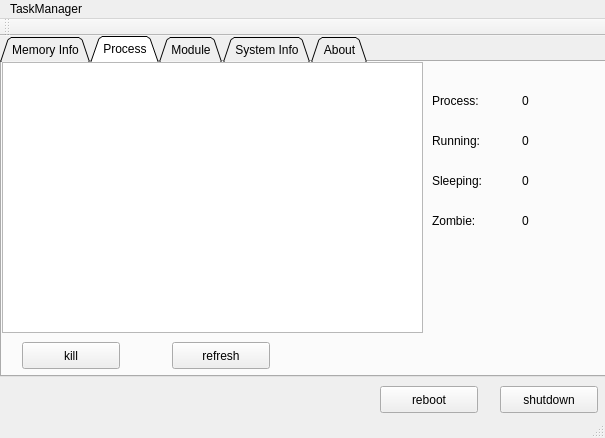
<?xml version="1.0" encoding="UTF-8"?>
<ui version="4.0">
 <class>MainWindow</class>
 <widget class="QMainWindow" name="MainWindow">
  <property name="geometry">
   <rect>
    <x>0</x>
    <y>0</y>
    <width>605</width>
    <height>438</height>
   </rect>
  </property>
  <property name="windowTitle">
   <string>MainWindow</string>
  </property>
  <widget class="QWidget" name="centralWidget">
   <widget class="QTabWidget" name="tabWidget_INFO">
    <property name="geometry">
     <rect>
      <x>0</x>
      <y>0</y>
      <width>611</width>
      <height>341</height>
     </rect>
    </property>
    <property name="cursor">
     <cursorShape>ArrowCursor</cursorShape>
    </property>
    <property name="tabShape">
     <enum>QTabWidget::Triangular</enum>
    </property>
    <property name="currentIndex">
     <number>1</number>
    </property>
    <property name="movable">
     <bool>false</bool>
    </property>
    <widget class="QWidget" name="MemoryInfo">
     <property name="toolTip">
      <string>Memory Info</string>
     </property>
     <property name="whatsThis">
      <string>内存信息</string>
     </property>
     <attribute name="title">
      <string>Memory Info</string>
     </attribute>
     <widget class="QGroupBox" name="groupBox">
      <property name="geometry">
       <rect>
        <x>0</x>
        <y>0</y>
        <width>591</width>
        <height>81</height>
       </rect>
      </property>
      <property name="title">
       <string>CPU</string>
      </property>
      <widget class="QProgressBar" name="progressBar_CPU">
       <property name="geometry">
        <rect>
         <x>50</x>
         <y>30</y>
         <width>431</width>
         <height>23</height>
        </rect>
       </property>
       <property name="value">
        <number>24</number>
       </property>
      </widget>
      <widget class="QLabel" name="label_11">
       <property name="geometry">
        <rect>
         <x>0</x>
         <y>30</y>
         <width>66</width>
         <height>17</height>
        </rect>
       </property>
       <property name="text">
        <string>CPU:</string>
       </property>
      </widget>
     </widget>
     <widget class="QGroupBox" name="groupBox_2">
      <property name="geometry">
       <rect>
        <x>0</x>
        <y>80</y>
        <width>591</width>
        <height>231</height>
       </rect>
      </property>
      <property name="title">
       <string>Memory &amp; Swap Partition</string>
      </property>
      <widget class="QProgressBar" name="progressBar_RAM">
       <property name="geometry">
        <rect>
         <x>50</x>
         <y>50</y>
         <width>431</width>
         <height>23</height>
        </rect>
       </property>
       <property name="value">
        <number>24</number>
       </property>
      </widget>
      <widget class="QProgressBar" name="progressBar_SWAP">
       <property name="geometry">
        <rect>
         <x>50</x>
         <y>140</y>
         <width>431</width>
         <height>23</height>
        </rect>
       </property>
       <property name="value">
        <number>24</number>
       </property>
      </widget>
      <widget class="QLabel" name="label_9">
       <property name="geometry">
        <rect>
         <x>0</x>
         <y>50</y>
         <width>66</width>
         <height>17</height>
        </rect>
       </property>
       <property name="text">
        <string>RAM:</string>
       </property>
      </widget>
      <widget class="QLabel" name="label_10">
       <property name="geometry">
        <rect>
         <x>0</x>
         <y>140</y>
         <width>41</width>
         <height>17</height>
        </rect>
       </property>
       <property name="text">
        <string>Swap:</string>
       </property>
      </widget>
      <widget class="QLabel" name="label_12">
       <property name="geometry">
        <rect>
         <x>50</x>
         <y>80</y>
         <width>66</width>
         <height>17</height>
        </rect>
       </property>
       <property name="text">
        <string>Used:</string>
       </property>
      </widget>
      <widget class="QLabel" name="label_13">
       <property name="geometry">
        <rect>
         <x>200</x>
         <y>80</y>
         <width>66</width>
         <height>17</height>
        </rect>
       </property>
       <property name="text">
        <string>Left:</string>
       </property>
      </widget>
      <widget class="QLabel" name="label_14">
       <property name="geometry">
        <rect>
         <x>380</x>
         <y>80</y>
         <width>66</width>
         <height>17</height>
        </rect>
       </property>
       <property name="text">
        <string>Total:</string>
       </property>
      </widget>
      <widget class="QLabel" name="label_15">
       <property name="geometry">
        <rect>
         <x>380</x>
         <y>170</y>
         <width>66</width>
         <height>17</height>
        </rect>
       </property>
       <property name="text">
        <string>Total:</string>
       </property>
      </widget>
      <widget class="QLabel" name="label_16">
       <property name="geometry">
        <rect>
         <x>50</x>
         <y>170</y>
         <width>66</width>
         <height>17</height>
        </rect>
       </property>
       <property name="text">
        <string>Used:</string>
       </property>
      </widget>
      <widget class="QLabel" name="label_20">
       <property name="geometry">
        <rect>
         <x>200</x>
         <y>170</y>
         <width>66</width>
         <height>17</height>
        </rect>
       </property>
       <property name="text">
        <string>Left:</string>
       </property>
      </widget>
      <widget class="QLabel" name="label_RAM_Used">
       <property name="geometry">
        <rect>
         <x>90</x>
         <y>80</y>
         <width>66</width>
         <height>17</height>
        </rect>
       </property>
       <property name="text">
        <string>0</string>
       </property>
      </widget>
      <widget class="QLabel" name="label_RAM_Left">
       <property name="geometry">
        <rect>
         <x>240</x>
         <y>80</y>
         <width>66</width>
         <height>17</height>
        </rect>
       </property>
       <property name="text">
        <string>0</string>
       </property>
      </widget>
      <widget class="QLabel" name="label_RAM_Total">
       <property name="geometry">
        <rect>
         <x>420</x>
         <y>80</y>
         <width>66</width>
         <height>17</height>
        </rect>
       </property>
       <property name="text">
        <string>0</string>
       </property>
      </widget>
      <widget class="QLabel" name="label_SWAP_Total">
       <property name="geometry">
        <rect>
         <x>420</x>
         <y>170</y>
         <width>66</width>
         <height>17</height>
        </rect>
       </property>
       <property name="text">
        <string>0</string>
       </property>
      </widget>
      <widget class="QLabel" name="label_SWAP_Used">
       <property name="geometry">
        <rect>
         <x>90</x>
         <y>170</y>
         <width>66</width>
         <height>17</height>
        </rect>
       </property>
       <property name="text">
        <string>0</string>
       </property>
      </widget>
      <widget class="QLabel" name="label_SWAP_Left">
       <property name="geometry">
        <rect>
         <x>240</x>
         <y>170</y>
         <width>66</width>
         <height>17</height>
        </rect>
       </property>
       <property name="text">
        <string>0</string>
       </property>
      </widget>
     </widget>
    </widget>
    <widget class="QWidget" name="Process">
     <attribute name="title">
      <string>Process</string>
     </attribute>
     <widget class="QListWidget" name="listWidget_process">
      <property name="geometry">
       <rect>
        <x>0</x>
        <y>0</y>
        <width>421</width>
        <height>271</height>
       </rect>
      </property>
     </widget>
     <widget class="QPushButton" name="pushButton_pkill">
      <property name="geometry">
       <rect>
        <x>20</x>
        <y>280</y>
        <width>98</width>
        <height>27</height>
       </rect>
      </property>
      <property name="text">
       <string>kill</string>
      </property>
     </widget>
     <widget class="QPushButton" name="pushButton_prefresh">
      <property name="geometry">
       <rect>
        <x>170</x>
        <y>280</y>
        <width>98</width>
        <height>27</height>
       </rect>
      </property>
      <property name="text">
       <string>refresh</string>
      </property>
     </widget>
     <widget class="QLabel" name="label">
      <property name="geometry">
       <rect>
        <x>430</x>
        <y>30</y>
        <width>81</width>
        <height>17</height>
       </rect>
      </property>
      <property name="text">
       <string>Process:</string>
      </property>
     </widget>
     <widget class="QLabel" name="label_pNum">
      <property name="geometry">
       <rect>
        <x>520</x>
        <y>30</y>
        <width>66</width>
        <height>17</height>
       </rect>
      </property>
      <property name="text">
       <string>0</string>
      </property>
     </widget>
     <widget class="QLabel" name="label_2">
      <property name="geometry">
       <rect>
        <x>430</x>
        <y>70</y>
        <width>66</width>
        <height>17</height>
       </rect>
      </property>
      <property name="text">
       <string>Running:</string>
      </property>
     </widget>
     <widget class="QLabel" name="label_3">
      <property name="geometry">
       <rect>
        <x>430</x>
        <y>110</y>
        <width>71</width>
        <height>17</height>
       </rect>
      </property>
      <property name="text">
       <string>Sleeping:</string>
      </property>
     </widget>
     <widget class="QLabel" name="label_4">
      <property name="geometry">
       <rect>
        <x>430</x>
        <y>150</y>
        <width>66</width>
        <height>17</height>
       </rect>
      </property>
      <property name="text">
       <string>Zombie:</string>
      </property>
     </widget>
     <widget class="QLabel" name="label_pRun">
      <property name="geometry">
       <rect>
        <x>520</x>
        <y>70</y>
        <width>66</width>
        <height>17</height>
       </rect>
      </property>
      <property name="text">
       <string>0</string>
      </property>
     </widget>
     <widget class="QLabel" name="label_pSleep">
      <property name="geometry">
       <rect>
        <x>520</x>
        <y>110</y>
        <width>66</width>
        <height>17</height>
       </rect>
      </property>
      <property name="text">
       <string>0</string>
      </property>
     </widget>
     <widget class="QLabel" name="label_pZombie">
      <property name="geometry">
       <rect>
        <x>520</x>
        <y>150</y>
        <width>66</width>
        <height>17</height>
       </rect>
      </property>
      <property name="text">
       <string>0</string>
      </property>
     </widget>
    </widget>
    <widget class="QWidget" name="Module">
     <attribute name="title">
      <string>Module</string>
     </attribute>
     <widget class="QPushButton" name="pushButton_Model_install">
      <property name="geometry">
       <rect>
        <x>20</x>
        <y>280</y>
        <width>98</width>
        <height>27</height>
       </rect>
      </property>
      <property name="text">
       <string>Install</string>
      </property>
     </widget>
     <widget class="QPushButton" name="pushButton_Model_remove">
      <property name="geometry">
       <rect>
        <x>180</x>
        <y>280</y>
        <width>98</width>
        <height>27</height>
       </rect>
      </property>
      <property name="text">
       <string>Romove</string>
      </property>
     </widget>
     <widget class="QPushButton" name="pushButton_Model_refresh">
      <property name="geometry">
       <rect>
        <x>350</x>
        <y>280</y>
        <width>98</width>
        <height>27</height>
       </rect>
      </property>
      <property name="text">
       <string>refresh</string>
      </property>
     </widget>
     <widget class="QListWidget" name="listWidget_model">
      <property name="geometry">
       <rect>
        <x>0</x>
        <y>0</y>
        <width>561</width>
        <height>271</height>
       </rect>
      </property>
     </widget>
    </widget>
    <widget class="QWidget" name="System">
     <attribute name="title">
      <string>System Info</string>
     </attribute>
     <widget class="QGroupBox" name="groupBox_3">
      <property name="geometry">
       <rect>
        <x>0</x>
        <y>0</y>
        <width>591</width>
        <height>171</height>
       </rect>
      </property>
      <property name="title">
       <string>Cpu Info</string>
      </property>
      <widget class="QLabel" name="label_5">
       <property name="geometry">
        <rect>
         <x>50</x>
         <y>40</y>
         <width>81</width>
         <height>17</height>
        </rect>
       </property>
       <property name="text">
        <string>CPU Name:</string>
       </property>
      </widget>
      <widget class="QLabel" name="label_6">
       <property name="geometry">
        <rect>
         <x>50</x>
         <y>70</y>
         <width>81</width>
         <height>17</height>
        </rect>
       </property>
       <property name="text">
        <string>CPU Series:</string>
       </property>
      </widget>
      <widget class="QLabel" name="label_7">
       <property name="geometry">
        <rect>
         <x>50</x>
         <y>100</y>
         <width>111</width>
         <height>17</height>
        </rect>
       </property>
       <property name="text">
        <string>CPU Frequency:</string>
       </property>
      </widget>
      <widget class="QLabel" name="label_8">
       <property name="geometry">
        <rect>
         <x>50</x>
         <y>130</y>
         <width>81</width>
         <height>17</height>
        </rect>
       </property>
       <property name="text">
        <string>CPU Cache:</string>
       </property>
      </widget>
      <widget class="QLabel" name="label_CPUName">
       <property name="geometry">
        <rect>
         <x>160</x>
         <y>40</y>
         <width>321</width>
         <height>31</height>
        </rect>
       </property>
       <property name="text">
        <string>Unknown</string>
       </property>
      </widget>
      <widget class="QLabel" name="label_CPUType">
       <property name="geometry">
        <rect>
         <x>160</x>
         <y>70</y>
         <width>151</width>
         <height>31</height>
        </rect>
       </property>
       <property name="text">
        <string>Unknown</string>
       </property>
      </widget>
      <widget class="QLabel" name="label_CPUFrequency">
       <property name="geometry">
        <rect>
         <x>160</x>
         <y>100</y>
         <width>66</width>
         <height>17</height>
        </rect>
       </property>
       <property name="text">
        <string>Unknown</string>
       </property>
      </widget>
      <widget class="QLabel" name="label_CatheCapacity">
       <property name="geometry">
        <rect>
         <x>160</x>
         <y>130</y>
         <width>66</width>
         <height>17</height>
        </rect>
       </property>
       <property name="text">
        <string>Unknown</string>
       </property>
      </widget>
     </widget>
     <widget class="QGroupBox" name="groupBox_4">
      <property name="geometry">
       <rect>
        <x>0</x>
        <y>180</y>
        <width>591</width>
        <height>121</height>
       </rect>
      </property>
      <property name="title">
       <string>Operating System Info</string>
      </property>
      <widget class="QLabel" name="label_17">
       <property name="geometry">
        <rect>
         <x>70</x>
         <y>30</y>
         <width>131</width>
         <height>16</height>
        </rect>
       </property>
       <property name="text">
        <string>Operating System:</string>
       </property>
      </widget>
      <widget class="QLabel" name="label_18">
       <property name="geometry">
        <rect>
         <x>70</x>
         <y>60</y>
         <width>61</width>
         <height>17</height>
        </rect>
       </property>
       <property name="text">
        <string>Version:</string>
       </property>
      </widget>
      <widget class="QLabel" name="label_19">
       <property name="geometry">
        <rect>
         <x>70</x>
         <y>90</y>
         <width>111</width>
         <height>17</height>
        </rect>
       </property>
       <property name="text">
        <string>GCC Compiler:</string>
       </property>
      </widget>
      <widget class="QLabel" name="label_SystemType">
       <property name="geometry">
        <rect>
         <x>200</x>
         <y>30</y>
         <width>151</width>
         <height>17</height>
        </rect>
       </property>
       <property name="text">
        <string>Unknown</string>
       </property>
      </widget>
      <widget class="QLabel" name="label_SystemVersion">
       <property name="geometry">
        <rect>
         <x>200</x>
         <y>60</y>
         <width>281</width>
         <height>17</height>
        </rect>
       </property>
       <property name="text">
        <string>Unknown</string>
       </property>
      </widget>
      <widget class="QLabel" name="label_GCCVersion">
       <property name="geometry">
        <rect>
         <x>200</x>
         <y>90</y>
         <width>371</width>
         <height>17</height>
        </rect>
       </property>
       <property name="text">
        <string>Unknown</string>
       </property>
      </widget>
     </widget>
    </widget>
    <widget class="QWidget" name="tab">
     <attribute name="title">
      <string>About</string>
     </attribute>
     <widget class="QLabel" name="label_21">
      <property name="geometry">
       <rect>
        <x>20</x>
        <y>30</y>
        <width>66</width>
        <height>17</height>
       </rect>
      </property>
      <property name="text">
       <string>Project:</string>
      </property>
     </widget>
     <widget class="QLabel" name="label_22">
      <property name="geometry">
       <rect>
        <x>100</x>
        <y>30</y>
        <width>231</width>
        <height>17</height>
       </rect>
      </property>
      <property name="text">
       <string>Linux Task Manager based on QT</string>
      </property>
     </widget>
     <widget class="QLabel" name="label_23">
      <property name="geometry">
       <rect>
        <x>100</x>
        <y>70</y>
        <width>201</width>
        <height>17</height>
       </rect>
      </property>
      <property name="text">
       <string>Tiancheng Zhao, Yinfeng Hu</string>
      </property>
     </widget>
     <widget class="QLabel" name="label_24">
      <property name="geometry">
       <rect>
        <x>20</x>
        <y>70</y>
        <width>66</width>
        <height>17</height>
       </rect>
      </property>
      <property name="text">
       <string>Author:</string>
      </property>
     </widget>
     <widget class="QLabel" name="label_25">
      <property name="geometry">
       <rect>
        <x>100</x>
        <y>110</y>
        <width>191</width>
        <height>17</height>
       </rect>
      </property>
      <property name="text">
       <string>COMP3000</string>
      </property>
     </widget>
     <widget class="QLabel" name="label_26">
      <property name="geometry">
       <rect>
        <x>20</x>
        <y>110</y>
        <width>81</width>
        <height>17</height>
       </rect>
      </property>
      <property name="text">
       <string>Course No.</string>
      </property>
     </widget>
    </widget>
   </widget>
   <widget class="QPushButton" name="pushButton_reboot">
    <property name="geometry">
     <rect>
      <x>380</x>
      <y>350</y>
      <width>98</width>
      <height>27</height>
     </rect>
    </property>
    <property name="text">
     <string>reboot</string>
    </property>
   </widget>
   <widget class="QPushButton" name="pushButton_halt">
    <property name="geometry">
     <rect>
      <x>500</x>
      <y>350</y>
      <width>98</width>
      <height>27</height>
     </rect>
    </property>
    <property name="text">
     <string>shutdown</string>
    </property>
   </widget>
  </widget>
  <widget class="QMenuBar" name="menuBar">
   <property name="geometry">
    <rect>
     <x>0</x>
     <y>0</y>
     <width>605</width>
     <height>22</height>
    </rect>
   </property>
   <widget class="QMenu" name="menuSysMontior">
    <property name="title">
     <string>TaskManager</string>
    </property>
   </widget>
   <addaction name="menuSysMontior"/>
  </widget>
  <widget class="QToolBar" name="mainToolBar">
   <attribute name="toolBarArea">
    <enum>TopToolBarArea</enum>
   </attribute>
   <attribute name="toolBarBreak">
    <bool>false</bool>
   </attribute>
  </widget>
  <widget class="QStatusBar" name="statusBar"/>
 </widget>
 <layoutdefault spacing="6" margin="11"/>
 <resources/>
 <connections/>
</ui>
